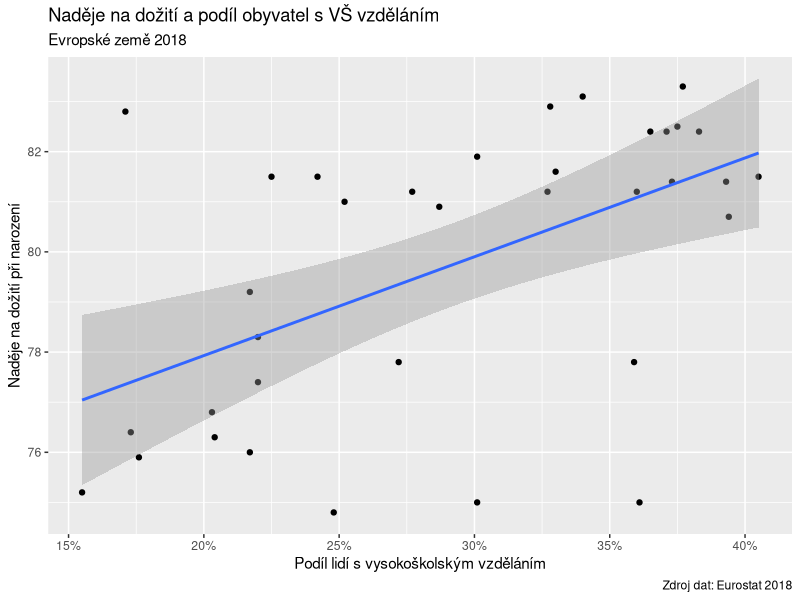
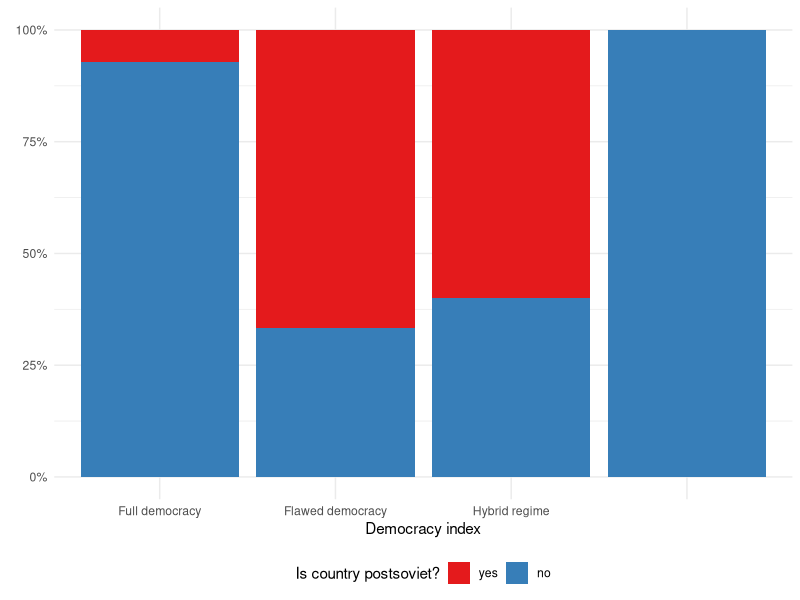
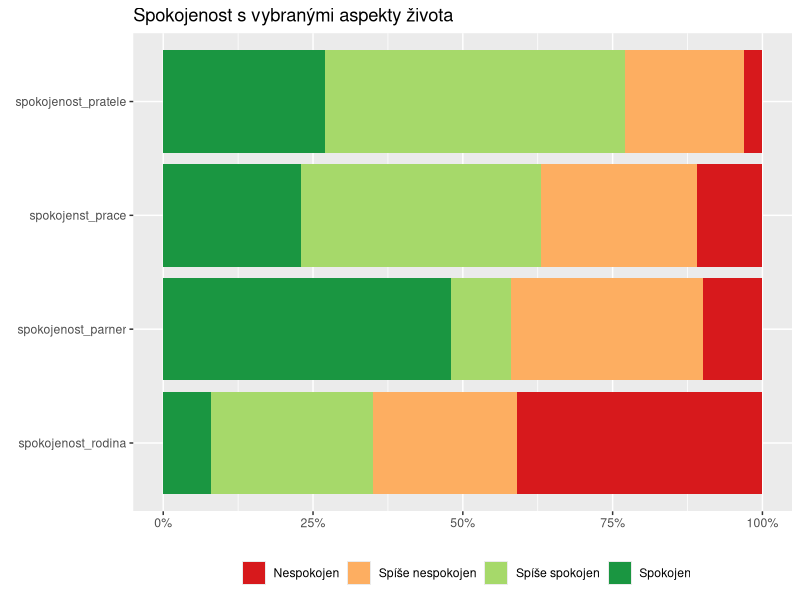

R code for these plots, in order:
## ---- chunk 1
knitr::opts_chunk$set(echo = TRUE)

library(tidyverse)
library(here)

countries = read.csv(here("data", "countries.csv"))
## ---- chunk 2
library(scales)

ggplot(data = countries, aes(x = uni_prc, y = life_exp)) +
  geom_point() +
  geom_smooth(method = "lm") +
  scale_x_continuous(labels = percent_format(1)) +
  labs(x = "Podíl lidí s vysokoškolským vzděláním",
       y = "Naděje na dožití při narození",
       title = "Naděje na dožití a podíl obyvatel s VŠ vzděláním",
       subtitle = "Evropské země 2018",
       caption = "Zdroj dat: Eurostat 2018")
## ---- chunk 3
countries %>% 
  filter(!is.na(di_cat)) %>% 
  count(di_cat, postsoviet) %>% 
  mutate(postsoviet = fct_rev(postsoviet), #obrati poradi kategorii v promenne postsoviet
         di_cat = fct_relevel(di_cat, "Full democracy", "Flawed democracy", "Hybrid regime")) %>%
  ggplot(aes(x = di_cat, y = n, fill = postsoviet)) +
  geom_col(position = "fill") +
  scale_fill_brewer(palette = "Set1") + #paleta barev
  scale_y_continuous(labels = percent_format(accuracy = 1)) +
  labs(x = "Democracy index", y = element_blank(), fill = "Is country postsoviet?") +
  theme_minimal() +
  theme(legend.position = "bottom")
## ---- chunk 4
likert = c("Spokojen", "Spíše spokojen", "Spíše nespokojen", "Nespokojen")

spokojenost = data.frame(spokojenst_prace = sample(likert, size = 100 ,replace = TRUE, prob = c(0.2, 0.5, 0.3, 0.1)),
                         spokojenost_pratele = sample(likert, size = 100 ,replace = TRUE, prob = c(0.3, 0.5, 0.2, 0.1)),
                         spokojenost_parner = sample(likert, size = 100 ,replace = TRUE, prob = c(0.5,  0.1, 0.3, 0.1)),
                         spokojenost_rodina = sample(likert, size = 100 ,replace = TRUE, prob = c(0.1, 0.3, 0.2, 0.5)) )
## ---- chunk 5
spokojenost %>%
  pivot_longer(cols = everything()) %>% 
  count(name, value) %>% 
  group_by(name) %>% 
  mutate(trust = sum(n[value %in% c("Spokojen","Spíše spokojen")] )) %>% 
  ungroup() %>% 
  mutate(name = fct_reorder(name, trust)) %>% 
  ggplot(aes(x = n, y = name, fill = value)) +
    geom_col(position = "fill") +
    labs(x = element_blank(),
         y = element_blank(),
         fill = element_blank(),
         title = "Spokojenost s vybranými aspekty života") +
    scale_x_continuous(labels = percent_format(accuracy = 1)) +
    scale_fill_brewer(palette = "RdYlGn") +
    theme(legend.position = "bottom")
